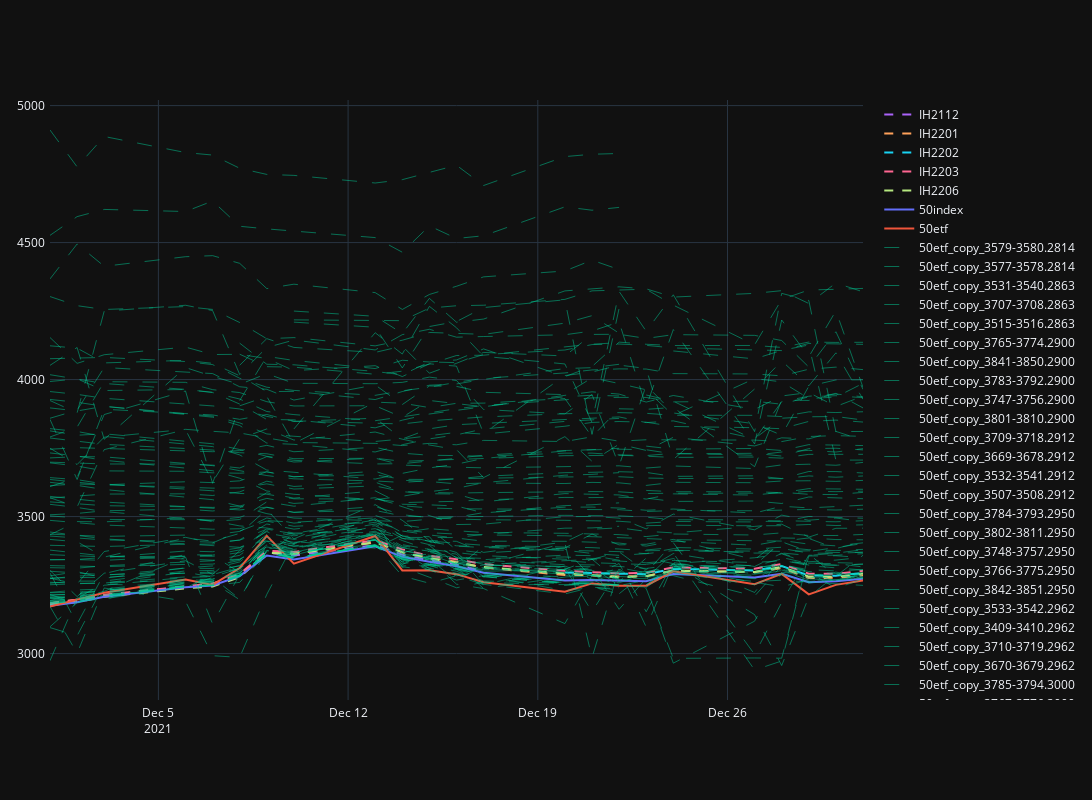

Notebook source saved alongside this figure:
### Code cell
import pandas as pd
import plotly.express as px
import plotly.graph_objects as go

stocks_price['id'] = stocks_price.index
colors = px.colors.qualitative.Plotly
fig = go.Figure()

for i, name in enumerate(future_names):
    fig.add_traces(go.Scatter(x=stocks_price['id'], y=stocks_price[name],
                          mode='lines', line=dict(color=colors[3 + i], dash='dash'), name=name))

fig.add_traces(go.Scatter(x=stocks_price['id'], y=stocks_price['50index'],
                          mode='lines', line=dict(color=colors[0]), name="50index"))
fig.add_traces(go.Scatter(x=stocks_price['id'], y=stocks_price['50etf'],
                          mode='lines', line=dict(color=colors[1]), name="50etf"))
for i, opt in enumerate(options):
    name = '50etf_copy_%s.%d' % (opt[3], opt[2])
    fig.add_traces(go.Scatter(x=stocks_price['id'],
                              y=stocks_price[name],
                              mode='lines', line=dict(color=colors[2], dash='longdash', width=0.5), name=name))

fig.update_layout(autosize=False, width=1200, height=800,
                  margin=dict(l=50, r=50, b=100, t=100, pad=4))
fig.show(width=16, height=16)
